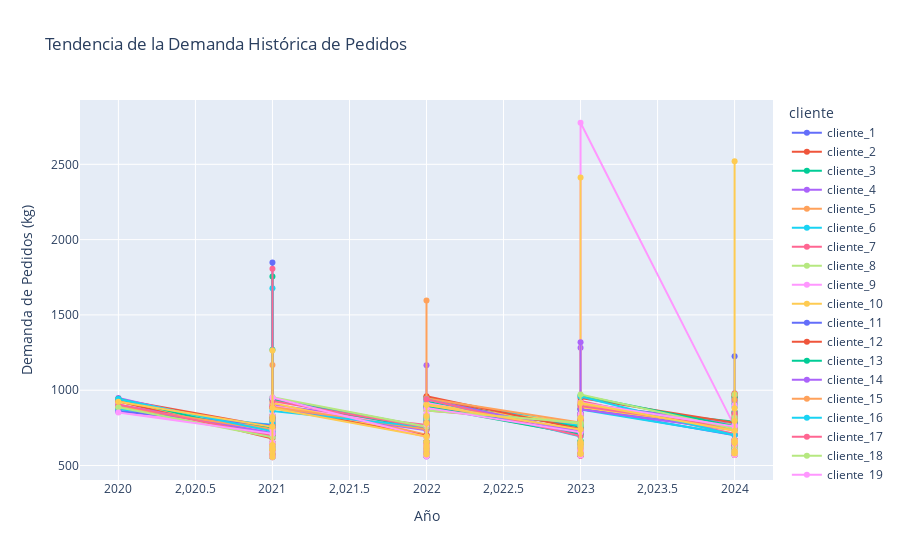

Here is the notebook cell this chart was saved with:
### Markdown cell above
#### Tendencia de la demanda histórica de pedidos.

### Code cell
fig2 = px.line(df_historic_orders, x='año', y='order_demand', color='cliente', markers=True, title='Tendencia de la Demanda Histórica de Pedidos')
fig2.update_layout(xaxis_title='Año', yaxis_title='Demanda de Pedidos (kg)')
fig2.show()

### Figure 1 — Plotly figure (JSON) as saved in the notebook; plotly's stock layout.template omitted (floating-point values rounded to 4 significant figures)
{"data": [{"hovertemplate": "cliente=cliente_1<br>año=%{x}<br>order_demand=%{y}<extra></extra>", "legendgroup": "cliente_1", "line": {"color": "#636efa", "dash": "solid"}, "marker": {"symbol": "circle"}, "mode": "lines+markers", "name": "cliente_1", "orientation": "v", "showlegend": true, "type": "scatter", "x": [2020, 2021, 2021, 2021, 2021, 2021, 2021, 2021, 2021, 2021, 2021, 2021, 2021, 2022, 2022, 2022, 2022, 2022, 2022, 2022, 2022, 2022, 2022, 2022, 2022, 2023, 2023, 2023, 2023, 2023, 2023, 2023, 2023, 2023, 2023, 2023, 2023, 2024, 2024, 2024, 2024, 2024, 2024, 2024, 2024, 2024, 2024, 2024, 2024], "xaxis": "x", "y": [857, 768, 635, 631, 589, 785, 798, 599, 570, 589, 1848, 597, 886, 699, 609, 633, 563, 816, 780, 638, 660, 618, 578, 574, 883, 771, 620, 592, 578, 803, 777, 585, 655, 602, 575, 572, 881, 701, 666, 608, 664, 759, 767, 643, 632, 588, 655, 581, 909], "yaxis": "y"}, {"hovertemplate": "cliente=cliente_2<br>año=%{x}<br>order_demand=%{y}<extra></extra>", "legendgroup": "cliente_2", "line": {"color": "#EF553B", "dash": "solid"}, "marker": {"symbol": "circle"}, "mode": "lines+markers", "name": "cliente_2", "orientation": "v", "showlegend": true, "type": "scatter", "x": [2020, 2021, 2021, 2021, 2021, 2021, 2021, 2021, 2021, 2021, 2021, 2021, 2021, 2022, 2022, 2022, 2022, 2022, 2022, 2022, 2022, 2022, 2022, 2022, 2022, 2023, 2023, 2023, 2023, 2023, 2023, 2023, 2023, 2023, 2023, 2023, 2023, 2024, 2024, 2024, 2024, 2024, 2024, 2024, 2024, 2024, 2024, 2024, 2024], "xaxis": "x", "y": [941, 756, null, null, null, 832, 775, 555, 648, 630, 590, null, 895, 702, 600, 646, 603, 764, 777, null, 592, 632, null, 604, 955, 714, 639, 594, 587, 841, 761, 646, 607, null, 654, 587, null, 707, 627, 662, 625, 800, 761, 618, 627, 637, 665, 611, 959], "yaxis": "y"}, {"hovertemplate": "cliente=cliente_3<br>año=%{x}<br>order_demand=%{y}<extra></extra>", "legendgroup": "cliente_3", "line": {"color": "#00cc96", "dash": "solid"}, "marker": {"symbol": "circle"}, "mode": "lines+markers", "name": "cliente_3", "orientation": "v", "showlegend": true, "type": "scatter", "x": [2020, 2021, 2021, 2021, 2021, 2021, 2021, 2021, 2021, 2021, 2021, 2021, 2021, 2022, 2022, 2022, 2022, 2022, 2022, 2022, 2022, 2022, 2022, 2022, 2022, 2023, 2023, 2023, 2023, 2023, 2023, 2023, 2023, 2023, 2023, 2023, 2023, 2024, 2024, 2024, 2024, 2024, 2024, 2024, 2024, 2024, 2024, 2024, 2024], "xaxis": "x", "y": [878, 752, 637, 563, 561, 823, 760, 642, 575, 642, 1268, 1755, null, 755, 627, null, 589, 777, 755, 598, 646, 602, 607, 591, 924, 757, 630, 595, null, 841, 831, 597, 585, 586, 566, 589, 904, 790, null, 669, 625, 855, 856, 657, 632, 600, 585, 636, 960], "yaxis": "y"}, {"hovertemplate": "cliente=cliente_4<br>año=%{x}<br>order_demand=%{y}<extra></extra>", "legendgroup": "cliente_4", "line": {"color": "#ab63fa", "dash": "solid"}, "marker": {"symbol": "circle"}, "mode": "lines+markers", "name": "cliente_4", "orientation": "v", "showlegend": true, "type": "scatter", "x": [2020, 2021, 2021, 2021, 2021, 2021, 2021, 2021, 2021, 2021, 2021, 2021, 2021, 2022, 2022, 2022, 2022, 2022, 2022, 2022, 2022, 2022, 2022, 2022, 2022, 2023, 2023, 2023, 2023, 2023, 2023, 2023, 2023, 2023, 2023, 2023, 2023, 2024, 2024, 2024, 2024, 2024, 2024, 2024, 2024, 2024, 2024, 2024, 2024], "xaxis": "x", "y": [949, 716, 594, 644, 623, 800, 771, 645, 650, 578, 598, 648, 905, 762, 588, 560, 611, 816, 837, 580, 621, 1166, 587, 637, 887, 733, 641, 605, 654, 836, 755, 596, 1282, 624, 625, 641, 916, 773, 668, 600, 585, 799, 848, 585, 608, 623, 628, 633, 980], "yaxis": "y"}, {"hovertemplate": "cliente=cliente_5<br>año=%{x}<br>order_demand=%{y}<extra></extra>", "legendgroup": "cliente_5", "line": {"color": "#FFA15A", "dash": "solid"}, "marker": {"symbol": "circle"}, "mode": "lines+markers", "name": "cliente_5", "orientation": "v", "showlegend": true, "type": "scatter", "x": [2020, 2021, 2021, 2021, 2021, 2021, 2021, 2021, 2021, 2021, 2021, 2021, 2021, 2022, 2022, 2022, 2022, 2022, 2022, 2022, 2022, 2022, 2022, 2022, 2022, 2023, 2023, 2023, 2023, 2023, 2023, 2023, 2023, 2023, 2023, 2023, 2023, 2024, 2024, 2024, 2024, 2024, 2024, 2024, 2024, 2024, 2024, 2024, 2024], "xaxis": "x", "y": [932, 738, 605, 572, 582, null, 783, 564, 650, 636, 1168, 577, 943, 704, 638, 659, 633, 750, 773, 634, 611, 625, 580, 619, 897, 704, 581, 615, 621, 770, 756, 571, 615, 585, 600, 640, 899, 741, 644, null, 597, 835, 835, 657, 648, 646, 585, 631, 979], "yaxis": "y"}, {"hovertemplate": "cliente=cliente_6<br>año=%{x}<br>order_demand=%{y}<extra></extra>", "legendgroup": "cliente_6", "line": {"color": "#19d3f3", "dash": "solid"}, "marker": {"symbol": "circle"}, "mode": "lines+markers", "name": "cliente_6", "orientation": "v", "showlegend": true, "type": "scatter", "x": [2020, 2021, 2021, 2021, 2021, 2021, 2021, 2021, 2021, 2021, 2021, 2021, 2021, 2022, 2022, 2022, 2022, 2022, 2022, 2022, 2022, 2022, 2022, 2022, 2022, 2023, 2023, 2023, 2023, 2023, 2023, 2023, 2023, 2023, 2023, 2023, 2023, 2024, 2024, 2024, 2024, 2024, 2024, 2024, 2024, 2024, 2024, 2024, 2024], "xaxis": "x", "y": [873, 769, 578, 652, 602, 745, 813, 1677, 640, 640, null, 641, 949, 747, 589, 593, 644, 821, null, 571, 593, 643, 610, 595, 951, 766, 641, 570, 649, 824, 848, 662, 650, 660, 640, 582, 872, 705, 576, 595, null, 783, 788, null, 593, 570, 668, 639, 908], "yaxis": "y"}, {"hovertemplate": "cliente=cliente_7<br>año=%{x}<br>order_demand=%{y}<extra></extra>", "legendgroup": "cliente_7", "line": {"color": "#FF6692", "dash": "solid"}, "marker": {"symbol": "circle"}, "mode": "lines+markers", "name": "cliente_7", "orientation": "v", "showlegend": true, "type": "scatter", "x": [2020, 2021, 2021, 2021, 2021, 2021, 2021, 2021, 2021, 2021, 2021, 2021, 2021, 2022, 2022, 2022, 2022, 2022, 2022, 2022, 2022, 2022, 2022, 2022, 2022, 2023, 2023, 2023, 2023, 2023, 2023, 2023, 2023, 2023, 2023, 2023, 2023, 2024, 2024, 2024, 2024, 2024, 2024, 2024, 2024, 2024, 2024, 2024, 2024], "xaxis": "x", "y": [895, 702, 585, 588, 586, 766, 742, 609, 593, 602, 597, 1806, 891, 770, 634, 653, 657, 792, 786, 651, 614, 643, null, 647, 865, 780, 654, 656, 573, 837, 806, 635, 581, 634, 639, 613, 928, 710, 625, 614, 597, 829, 809, 598, 575, 605, 608, 627, 924], "yaxis": "y"}, {"hovertemplate": "cliente=cliente_8<br>año=%{x}<br>order_demand=%{y}<extra></extra>", "legendgroup": "cliente_8", "line": {"color": "#B6E880", "dash": "solid"}, "marker": {"symbol": "circle"}, "mode": "lines+markers", "name": "cliente_8", "orientation": "v", "showlegend": true, "type": "scatter", "x": [2020, 2021, 2021, 2021, 2021, 2021, 2021, 2021, 2021, 2021, 2021, 2021, 2021, 2022, 2022, 2022, 2022, 2022, 2022, 2022, 2022, 2022, 2022, 2022, 2022, 2023, 2023, 2023, 2023, 2023, 2023, 2023, 2023, 2023, 2023, 2023, 2023, 2024, 2024, 2024, 2024, 2024, 2024, 2024, 2024, 2024, 2024, 2024, 2024], "xaxis": "x", "y": [942, 718, 599, 621, 555, 765, 820, 592, 569, 557, 602, 638, null, 686, 578, 575, 619, 762, 771, 577, 580, 606, 592, 574, 903, 777, 627, 572, 633, 817, 794, 580, 628, 648, 597, null, 900, 769, 605, 592, null, 809, 757, 609, 601, 573, 612, 606, 920], "yaxis": "y"}, {"hovertemplate": "cliente=cliente_9<br>año=%{x}<br>order_demand=%{y}<extra></extra>", "legendgroup": "cliente_9", "line": {"color": "#FF97FF", "dash": "solid"}, "marker": {"symbol": "circle"}, "mode": "lines+markers", "name": "cliente_9", "orientation": "v", "showlegend": true, "type": "scatter", "x": [2020, 2021, 2021, 2021, 2021, 2021, 2021, 2021, 2021, 2021, 2021, 2021, 2021, 2022, 2022, 2022, 2022, 2022, 2022, 2022, 2022, 2022, 2022, 2022, 2022, 2023, 2023, 2023, 2023, 2023, 2023, 2023, 2023, 2023, 2023, 2023, 2023, 2024, 2024, 2024, 2024, 2024, 2024, 2024, 2024, 2024, 2024, 2024, 2024], "xaxis": "x", "y": [856, 726, 578, 655, 612, 740, null, 646, 635, 592, 578, 576, 895, 751, 633, 593, 655, 780, 754, 620, 624, 595, 643, 636, 915, 727, 621, 602, 650, 792, 806, 626, 640, 634, 590, 607, 2776, 760, 575, 595, 602, 806, 769, 597, 662, 637, 627, 613, 886], "yaxis": "y"}, {"hovertemplate": "cliente=cliente_10<br>año=%{x}<br>order_demand=%{y}<extra></extra>", "legendgroup": "cliente_10", "line": {"color": "#FECB52", "dash": "solid"}, "marker": {"symbol": "circle"}, "mode": "lines+markers", "name": "cliente_10", "orientation": "v", "showlegend": true, "type": "scatter", "x": [2020, 2021, 2021, 2021, 2021, 2021, 2021, 2021, 2021, 2021, 2021, 2021, 2021, 2022, 2022, 2022, 2022, 2022, 2022, 2022, 2022, 2022, 2022, 2022, 2022, 2023, 2023, 2023, 2023, 2023, 2023, 2023, 2023, 2023, 2023, 2023, 2023, 2024, 2024, 2024, 2024, 2024, 2024, 2024, 2024, 2024, 2024, 2024, 2024], "xaxis": "x", "y": [923, 704, 620, 596, 598, 778, null, 647, 627, 567, 636, 652, 915, 692, 581, 617, null, 788, 750, 599, 633, 642, 626, 578, 905, 781, 612, 600, 581, 2413, 783, 572, 651, 648, 598, 628, 886, 750, 578, 650, null, 760, 766, null, 655, 620, 640, 616, 964], "yaxis": "y"}, {"hovertemplate": "cliente=cliente_11<br>año=%{x}<br>order_demand=%{y}<extra></extra>", "legendgroup": "cliente_11", "line": {"color": "#636efa", "dash": "solid"}, "marker": {"symbol": "circle"}, "mode": "lines+markers", "name": "cliente_11", "orientation": "v", "showlegend": true, "type": "scatter", "x": [2020, 2021, 2021, 2021, 2021, 2021, 2021, 2021, 2021, 2021, 2021, 2021, 2021, 2022, 2022, 2022, 2022, 2022, 2022, 2022, 2022, 2022, 2022, 2022, 2022, 2023, 2023, 2023, 2023, 2023, 2023, 2023, 2023, 2023, 2023, 2023, 2023, 2024, 2024, 2024, 2024, 2024, 2024, 2024, 2024, 2024, 2024, 2024, 2024], "xaxis": "x", "y": [861, 767, 581, 597, 645, 830, 753, 628, 640, 629, 581, null, 947, 757, 618, 641, 586, 752, 780, 585, 604, 653, 607, 607, 891, 720, null, 584, 577, 751, null, 620, 625, 637, 659, 583, 873, 739, 625, 630, 626, 817, null, 620, 648, 1226, 613, 645, 942], "yaxis": "y"}, {"hovertemplate": "cliente=cliente_12<br>año=%{x}<br>order_demand=%{y}<extra></extra>", "legendgroup": "cliente_12", "line": {"color": "#EF553B", "dash": "solid"}, "marker": {"symbol": "circle"}, "mode": "lines+markers", "name": "cliente_12", "orientation": "v", "showlegend": true, "type": "scatter", "x": [2020, 2021, 2021, 2021, 2021, 2021, 2021, 2021, 2021, 2021, 2021, 2021, 2021, 2022, 2022, 2022, 2022, 2022, 2022, 2022, 2022, 2022, 2022, 2022, 2022, 2023, 2023, 2023, 2023, 2023, 2023, 2023, 2023, 2023, 2023, 2023, 2023, 2024, 2024, 2024, 2024, 2024, 2024, 2024, 2024, 2024, 2024, 2024, 2024], "xaxis": "x", "y": [926, 679, 642, 635, 610, 737, 817, 586, 585, 653, 630, 596, 886, 698, 633, 568, 623, 771, 767, 593, 576, 621, null, 646, 960, 742, null, 574, 630, 842, 758, 652, 574, 625, 566, 620, 948, 784, 579, 575, 611, 851, 776, 599, 599, 669, 642, 656, 974], "yaxis": "y"}, {"hovertemplate": "cliente=cliente_13<br>año=%{x}<br>order_demand=%{y}<extra></extra>", "legendgroup": "cliente_13", "line": {"color": "#00cc96", "dash": "solid"}, "marker": {"symbol": "circle"}, "mode": "lines+markers", "name": "cliente_13", "orientation": "v", "showlegend": true, "type": "scatter", "x": [2020, 2021, 2021, 2021, 2021, 2021, 2021, 2021, 2021, 2021, 2021, 2021, 2021, 2022, 2022, 2022, 2022, 2022, 2022, 2022, 2022, 2022, 2022, 2022, 2022, 2023, 2023, 2023, 2023, 2023, 2023, 2023, 2023, 2023, 2023, 2023, 2023, 2024, 2024, 2024, 2024, 2024, 2024, 2024, 2024, 2024, 2024, 2024, 2024], "xaxis": "x", "y": [944, 696, 645, 582, 603, 813, 816, 619, 557, null, 622, 626, 937, 743, 647, null, 614, 745, 804, 607, 656, 593, 564, 615, 891, 706, 577, 650, 602, 774, 757, 663, 582, null, 568, 593, 965, 761, null, 603, 592, 800, 792, 601, 589, 622, 610, 618, 950], "yaxis": "y"}, {"hovertemplate": "cliente=cliente_14<br>año=%{x}<br>order_demand=%{y}<extra></extra>", "legendgroup": "cliente_14", "line": {"color": "#ab63fa", "dash": "solid"}, "marker": {"symbol": "circle"}, "mode": "lines+markers", "name": "cliente_14", "orientation": "v", "showlegend": true, "type": "scatter", "x": [2020, 2021, 2021, 2021, 2021, 2021, 2021, 2021, 2021, 2021, 2021, 2021, 2021, 2022, 2022, 2022, 2022, 2022, 2022, 2022, 2022, 2022, 2022, 2022, 2022, 2023, 2023, 2023, 2023, 2023, 2023, 2023, 2023, 2023, 2023, 2023, 2023, 2024, 2024, 2024, 2024, 2024, 2024, 2024, 2024, 2024, 2024, 2024, 2024], "xaxis": "x", "y": [904, 715, 594, 607, 644, 829, 810, 625, null, null, 635, 588, 883, 734, 610, 635, 650, 750, 749, 584, 624, 647, 613, 601, 939, 724, 1318, 614, 636, 849, null, 635, 585, 588, 574, 627, 873, 735, 637, 622, 670, 777, 766, 573, 651, 625, 616, 596, 932], "yaxis": "y"}, {"hovertemplate": "cliente=cliente_15<br>año=%{x}<br>order_demand=%{y}<extra></extra>", "legendgroup": "cliente_15", "line": {"color": "#FFA15A", "dash": "solid"}, "marker": {"symbol": "circle"}, "mode": "lines+markers", "name": "cliente_15", "orientation": "v", "showlegend": true, "type": "scatter", "x": [2020, 2021, 2021, 2021, 2021, 2021, 2021, 2021, 2021, 2021, 2021, 2021, 2021, 2022, 2022, 2022, 2022, 2022, 2022, 2022, 2022, 2022, 2022, 2022, 2022, 2023, 2023, 2023, 2023, 2023, 2023, 2023, 2023, 2023, 2023, 2023, 2023, 2024, 2024, 2024, 2024, 2024, 2024, 2024, 2024, 2024, 2024, 2024, 2024], "xaxis": "x", "y": [891, 735, 641, 643, 641, 747, 777, 569, 603, 620, 562, 575, 889, 741, null, 646, 649, 794, 1596, 626, 652, 653, 568, 616, 945, 785, 616, 591, null, 768, 756, 598, 571, 627, 630, 617, 911, 735, 570, 605, 669, 855, 811, 656, 578, 657, 570, 625, 938], "yaxis": "y"}, {"hovertemplate": "cliente=cliente_16<br>año=%{x}<br>order_demand=%{y}<extra></extra>", "legendgroup": "cliente_16", "line": {"color": "#19d3f3", "dash": "solid"}, "marker": {"symbol": "circle"}, "mode": "lines+markers", "name": "cliente_16", "orientation": "v", "showlegend": true, "type": "scatter", "x": [2020, 2021, 2021, 2021, 2021, 2021, 2021, 2021, 2021, 2021, 2021, 2021, 2021, 2022, 2022, 2022, 2022, 2022, 2022, 2022, 2022, 2022, 2022, 2022, 2022, 2023, 2023, 2023, 2023, 2023, 2023, 2023, 2023, 2023, 2023, 2023, 2023, 2024, 2024, 2024, 2024, 2024, 2024, 2024, 2024, 2024, 2024, 2024, 2024], "xaxis": "x", "y": [942, 727, 583, 637, 634, 807, 781, null, 633, 608, 560, 566, 862, 755, 571, 573, null, 830, 796, 657, 601, 603, 590, 633, 940, 692, 651, 575, 607, 763, 804, 601, 641, 624, 594, 616, 958, 701, 615, 655, 597, 774, 847, 609, 597, 590, 624, 641, 891], "yaxis": "y"}, {"hovertemplate": "cliente=cliente_17<br>año=%{x}<br>order_demand=%{y}<extra></extra>", "legendgroup": "cliente_17", "line": {"color": "#FF6692", "dash": "solid"}, "marker": {"symbol": "circle"}, "mode": "lines+markers", "name": "cliente_17", "orientation": "v", "showlegend": true, "type": "scatter", "x": [2020, 2021, 2021, 2021, 2021, 2021, 2021, 2021, 2021, 2021, 2021, 2021, 2021, 2022, 2022, 2022, 2022, 2022, 2022, 2022, 2022, 2022, 2022, 2022, 2022, 2023, 2023, 2023, 2023, 2023, 2023, 2023, 2023, 2023, 2023, 2023, 2023, 2024, 2024, 2024, 2024, 2024, 2024, 2024, 2024, 2024, 2024, 2024, 2024], "xaxis": "x", "y": [906, 697, 563, 588, 558, 760, 815, 577, 636, 650, null, 563, 929, 754, 644, 563, 645, 787, 823, 658, 612, 593, 581, 657, 940, 696, 594, 600, 579, 797, 807, 566, 651, 600, 565, 607, 895, 751, 667, 626, 666, 843, 816, 656, 669, 576, 638, 650, 968], "yaxis": "y"}, {"hovertemplate": "cliente=cliente_18<br>año=%{x}<br>order_demand=%{y}<extra></extra>", "legendgroup": "cliente_18", "line": {"color": "#B6E880", "dash": "solid"}, "marker": {"symbol": "circle"}, "mode": "lines+markers", "name": "cliente_18", "orientation": "v", "showlegend": true, "type": "scatter", "x": [2020, 2021, 2021, 2021, 2021, 2021, 2021, 2021, 2021, 2021, 2021, 2021, 2021, 2022, 2022, 2022, 2022, 2022, 2022, 2022, 2022, 2022, 2022, 2022, 2022, 2023, 2023, 2023, 2023, 2023, 2023, 2023, 2023, 2023, 2023, 2023, 2023, 2024, 2024, 2024, 2024, 2024, 2024, 2024, 2024, 2024, 2024, 2024, 2024], "xaxis": "x", "y": [887, 688, 654, 653, 612, 739, 833, 627, 591, 588, 557, 617, 953, 758, 632, 579, 628, 835, 815, 602, 660, 563, 616, 657, 866, 784, 572, 590, 631, 779, 766, 665, 653, null, 627, 596, 972, 744, 612, 620, 595, 819, 801, 576, 576, 602, 585, 623, 972], "yaxis": "y"}, {"hovertemplate": "cliente=cliente_19<br>año=%{x}<br>order_demand=%{y}<extra></extra>", "legendgroup": "cliente_19", "line": {"color": "#FF97FF", "dash": "solid"}, "marker": {"symbol": "circle"}, "mode": "lines+markers", "name": "cliente_19", "orientation": "v", "showlegend": true, "type": "scatter", "x": [2020, 2021, 2021, 2021, 2021, 2021, 2021, 2021, 2021, 2021, 2021, 2021, 2021, 2022, 2022, 2022, 2022, 2022, 2022, 2022, 2022, 2022, 2022, 2022, 2022, 2023, 2023, 2023, 2023, 2023, 2023, 2023, 2023, 2023, 2023, 2023, 2023, 2024, 2024, 2024, 2024, 2024, 2024, 2024, 2024, 2024, 2024, 2024, 2024], "xaxis": "x", "y": [852, 711, 618, 595, 555, 835, 738, 650, 567, 634, 587, 653, 952, 689, 640, 566, 605, 843, 772, 630, 637, 623, 590, 562, 883, 721, 607, 599, 566, 841, 824, 611, 625, 602, 596, 597, 917, 759, 587, 653, 665, 764, 768, 577, 670, 602, 642, 570, 901], "yaxis": "y"}, {"hovertemplate": "cliente=cliente_20<br>año=%{x}<br>order_demand=%{y}<extra></extra>", "legendgroup": "cliente_20", "line": {"color": "#FECB52", "dash": "solid"}, "marker": {"symbol": "circle"}, "mode": "lines+markers", "name": "cliente_20", "orientation": "v", "showlegend": true, "type": "scatter", "x": [2020, 2021, 2021, 2021, 2021, 2021, 2021, 2021, 2021, 2021, 2021, 2021, 2021, 2022, 2022, 2022, 2022, 2022, 2022, 2022, 2022, 2022, 2022, 2022, 2022, 2023, 2023, 2023, 2023, 2023, 2023, 2023, 2023, 2023, 2023, 2023, 2023, 2024, 2024, 2024, 2024, 2024, 2024, 2024, 2024, 2024, 2024, 2024, 2024], "xaxis": "x", "y": [923, 757, 601, 1264, 637, 822, 806, 612, 577, 632, 556, 608, 880, 692, 582, 657, null, 829, 780, 637, 602, 615, 573, 628, 902, 739, 637, 577, 647, 810, 817, 629, null, 653, 611, 584, 915, 731, 656, 594, 649, 2520, 795, 666, 659, 580, 584, 597, 881], "yaxis": "y"}], "layout": {"legend": {"title": {"text": "cliente"}, "tracegroupgap": 0}, "title": {"text": "Tendencia de la Demanda Histórica de Pedidos"}, "xaxis": {"anchor": "y", "domain": [0, 1], "title": {"text": "Año"}}, "yaxis": {"anchor": "x", "domain": [0, 1], "title": {"text": "Demanda de Pedidos (kg)"}}}}
